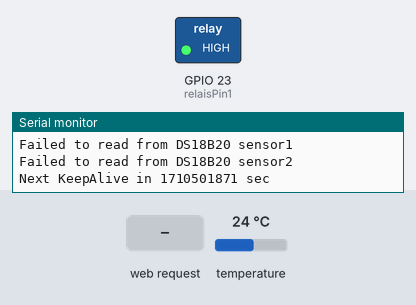
This program was run on a simulated ESP32. On the bench: switched loads named in the program (green lamp = pin HIGH), the last lines printed to the serial monitor. The inputs (shaded band) are chosen by the test bench; at power-on: temperature 24 °C. WiFi joins after 1.5 s; servers stay silent unless stated; the local clock reads 2024-03-15 10:24:30 at power-on unless the program sets it.

Above: at 5.0 s.
5.1 s: HTTP request GET /relais_on received
At 5.4 s:
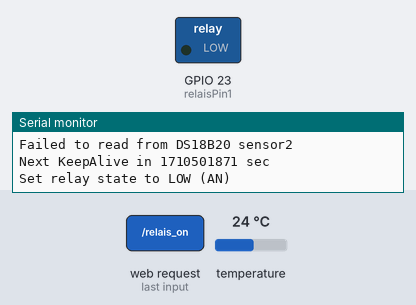
6.6 s: HTTP request GET /relais_off received
At 7.8 s:
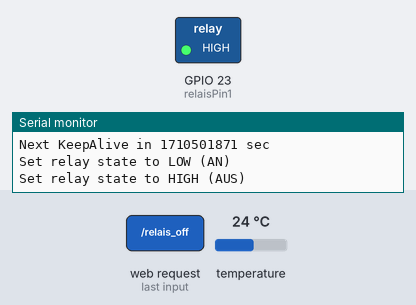
8.1 s: HTTP request GET /relais_toggle received
At 8.9 s:
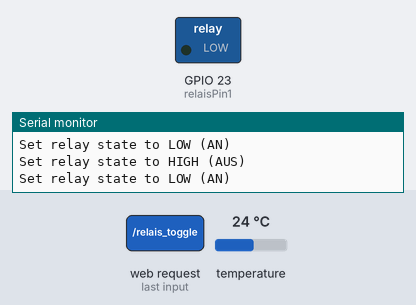
Timing chart, 0 to 10.6 s (numbered marks = the images above; inputs shaded):
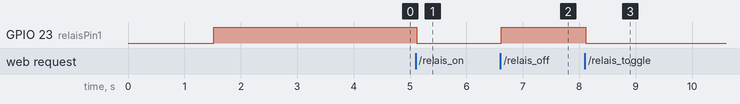

Measured:
- after the input at 5.1 s, GPIO 23 (relaisPin1): HIGH → LOW at once
- after the input at 6.6 s, GPIO 23 (relaisPin1): LOW → HIGH at once
- after the input at 8.1 s, GPIO 23 (relaisPin1): HIGH → LOW at once

The program:

main.cpp
```cpp
/*********
  Muehlgasse Umwälzpumpen Steuerung
  Es werden 3 Temperatursensoren verwendet. Die Wasserteperatur steuert das Pumpenrelais.
  Bei mehr als 55C wir die Pumpe eingeschaltet. Über den Webserver kann sie Pumpe manuell eingeschaltet werden.
  Jede Stunde schaltet die Pumpe für 30 sec ein, damit sie nicht durch zu lange Standzeiten festläuft.
*********/

// Import required libraries

#include <WiFi.h>
#include <ESPAsyncWebServer.h>
#include <OneWire.h>
#include <DallasTemperature.h>
#include <ArduinoJson.h>
#include <iomanip>


// Data wire is connected to GPIO 15
#define ONE_WIRE_BUS 15

// Setup a oneWire instance to communicate with any OneWire devices
OneWire oneWire(ONE_WIRE_BUS);

// Pass our oneWire reference to Dallas Temperature sensor
DallasTemperature sensors(&oneWire);

// Replace with your network credentials
const char* ssid = "xxxx";
const char* password = "xxxx";

// gpio pin for relais
const int relaisPin1 = 23;


// timer werden initialisiert wenn relais eingeschaltet wird
time_t lastDataRead = 0;    //zeitpunkt der letzten Sensor abfrage (alle 10 sec)
time_t relOnTime = 0;      // zeitpunkt wann das Relais eingeschaltet wurde
time_t now = 0;            // aktuelle Uhrzeit vor dem Einlesen der Sensordaten

// das relais soll automatisch jede Stunde für 30 sec eingeschaltet werden
// um den Pumpenmotor nicht zulange ausgeschaltet zu lassen. dieses wird durch setzen
// des flags signalisiert.
boolean inKeepAlivePhase = false;
time_t nextKeepAlive = 0; // time(&now) + 3600;  // Zeitpunkt wann das Relais für 30 sec angeschaltet werden soll (in einer Stunde)


// SPACE FOR json DOCUMENT wird bei aufruf von readData() befüllt (alle 10 sec)
const size_t capacity = JSON_OBJECT_SIZE(5) + 60;
DynamicJsonDocument doc(capacity);

// Create AsyncWebServer object on port 80
AsyncWebServer server(80);

String readData() {
  // Call sensors.requestTemperatures() to issue a global temperature and Requests to all devices on the bus
  //serializeJson(doc, Serial);

  String data;
  serializeJson(doc, data);

  Serial.println(data);

  return data;
}

void loadData() {
  // Call sensors.requestTemperatures() to issue a global temperature and Requests to all devices on the bus

  sensors.requestTemperatures();

  for (int i=0; i < 3; i++){
    String sensor = "temp";
    char temp = i + '0';
    sensor = sensor + temp;


    float tempC = sensors.getTempCByIndex(i);
    if(tempC == -127.00) {
      Serial.print("Failed to read from DS18B20 sensor");
      Serial.println(i);
      doc[sensor] = "00.00";

    } else {
        Serial.print("Temperature Celsius Sensor");
        Serial.print(i);
        Serial.print(": ");
        Serial.println(tempC);
        doc[sensor] = floor( tempC * 10.f + 0.5f ) / 10.f;
    }

  }
  Serial.print("Next KeepAlive in ");
  Serial.print(nextKeepAlive - now);
  Serial.println(" sec");
  String keepalive = "keepalive";
  doc[keepalive] = (nextKeepAlive - now) / 60;
  // Zeit merken wann zuletzt gelesen wurde
  time(&lastDataRead);
}

// funktion um relais einzuschalten
void relEin(){
  Serial.println("Set relay state to LOW (AN)");
    digitalWrite(relaisPin1, LOW);
    doc["relstate"] = "AN";
    time (&relOnTime); // setze zeitstempel wann eingeschaltet wurde
}

void relAus(){
  Serial.println("Set relay state to HIGH (AUS)");
  digitalWrite(relaisPin1, HIGH);
  doc["relstate"] = "AUS";
  relOnTime = 0;  // zeitstempel loeschen
  nextKeepAlive = time(NULL) + 3600; // in einer Stunde automatisch wieder für 30 sec einschalten
  inKeepAlivePhase = false; // KeepaliveFlag zurücksetzen
}

// relais automatisch einschalten, wenn noch nicht an und temp > 55 grad
boolean relAutoOn(){
  if (doc["relstate"] == "AUS" && doc["temp0"].as<float>() > 55){
    relEin();  // einschalten und anlassen
    return true;
  } else if (doc["relstate"] == "AN" && doc["temp0"].as<float>() > 55){
    return true; // anlassen
  }
  return false; // kann ausgeschaltet werden wenn der timer abgelaufen ist (900 sec nach manuellem einschalten)
}

const char index_html[] PROGMEM = R"rawliteral(
<!DOCTYPE HTML><html>
<head>
  <meta name="viewport" content="width=device-width, initial-scale=1", charset="utf-8">
  <link rel="stylesheet" href="https://use.fontawesome.com/releases/v5.7.2/css/all.css" integrity="sha384-fnmOCqbTlWIlj8LyTjo7mOUStjsKC4pOpQbqyi7RrhN7udi9RwhKkMHpvLbHG9Sr" crossorigin="anonymous">
  <style>
    html {
     font-family: Arial;
     display: inline-block;
     margin: 0px auto;
     text-align: center;
    }
    h2 { font-size: 1.5rem; }
    p { font-size: 1.5rem; }
    .units { font-size: 1.2rem; }
    .btn {
        padding: 10px 10px;
        cursor: pointer;
    }
    .btn:hover {
        background-color: rgba(167, 169, 173, 0.185);
    }
  </style>
</head>
<body onload="requestData()">
  <h2 id=time>Datum und Uhrzeit</h2>
  <p>
    <i class="fas fa-thermometer-half" style="color:#059e8a;"></i>
    <span">Wasser</span>
    <span id="temperature0">%TEMPERATURE0%</span>
    <sup class="units">&deg;C</sup>
  </p>
  <p>
    <i class="fas fa-thermometer-half" style="color:#059e8a;"></i>
    <span>Aussen</span>
    <span id="temperature1">%TEMPERATURE1%</span>
    <sup class="units">&deg;C</sup>
  </p>
  <p>
    <i class="fas fa-thermometer-half" style="color:#059e8a;"></i>
    <span>Innen</span>
    <span id="temperature2">%TEMPERATURE2%</span>
    <sup class="units">&deg;C</sup>
  </p>
  <p>
    <i id="relicon" class="btn fas fa-toggle-on" style="color:#059e8a;"  onClick="location.href='/relais_toggle'"></i>
    <span class="ds-labels">Pumpe</span>
    <span id="relstate">%RELSTATE%</span>
  </p>
  <p id="pKeep">
    <span class="ds-labels">Erhaltungslauf in</span>
    <span id="keepalive">%KEEPALIVE%</span>
    <span class="ds-labels">Min</span>
  </p>
</body>
<script>
setInterval(function () {requestData()}, 10000) ;

setInterval(function () {setDate()}, 1000) ;

function requestData(){
  var xhttp = new XMLHttpRequest();
  xhttp.onreadystatechange = function() {
    if (this.readyState == 4 && this.status == 200) {
      var data = JSON.parse(this.responseText);
      document.getElementById("temperature0").innerHTML = data.temp0;
      document.getElementById("temperature1").innerHTML = data.temp1;
      document.getElementById("temperature2").innerHTML = data.temp2;
      document.getElementById("relstate").innerHTML = data.relstate;
      document.getElementById("keepalive").innerHTML = data.keepalive;
      setRelIcon();
    }
  };
  xhttp.open("GET", "/data", true);
  xhttp.send();
}
function setRelIcon(){
        if (document.getElementById("relstate").innerHTML === "AN") {
        document.getElementById("relicon").className = "btn fas fa-toggle-on";
        document.getElementById("pKeep").style.visibility = "hidden";
      } else {
        document.getElementById("relicon").className = "btn fas fa-toggle-off";
        document.getElementById("pKeep").style.visibility = "visible";
      }
}
function setDate(){
    // get a new date (locale machine date time)
  var date = new Date();
  // get the date as a string
  var n = date.toLocaleString('de-DE');
  document.getElementById('time').innerHTML = n;
}
setDate();
setRelIcon();
</script>
</html>)rawliteral";

// Replaces placeholder with DHT values
String processor(const String& var){
  //Serial.println(var);
  if(var == "TEMPERATURE0"){
    return doc["temp0"];
  }
  else if(var == "TEMPERATURE1"){
    return doc["temp1"];
  }
  else if(var == "TEMPERATURE2"){
    return doc["temp2"];
  }
  else if(var == "RELSTATE"){
    return doc["relstate"];
  }
  else if(var == "KEEPALIVE"){
    return doc["keepalive"];
  }
  return String();
}

void setup(){
  // Serial port for debugging purposes
  Serial.begin(9600);
  //Serial.println();

  // Start up the DS18B20 library
  sensors.begin();

  // Connect to Wi-Fi
  WiFi.begin(ssid, password);
  delay(1000);

  // setup gpio pin
  pinMode(relaisPin1, OUTPUT);

  Serial.println("Connecting to WiFi");
  while (WiFi.status() != WL_CONNECTED) {
    delay(500);
    Serial.print(".");
  }
  Serial.println();

  // Print ESP Local IP Address
  Serial.println(WiFi.localIP());

  // beim hochfahren relais ausschalten
  relAus();
  // und sensordaten einlesen
  loadData();

  // Route for root / web page
  server.on("/", HTTP_GET, [](AsyncWebServerRequest *request){

    request->send_P(200, "text/html", index_html, processor);
  });
  server.on("/data", HTTP_GET, [](AsyncWebServerRequest *request){
    request->send_P(200, "text/plain", readData().c_str());
  });
  server.on("/temperature0", HTTP_GET, [](AsyncWebServerRequest *request){
    request->send_P(200, "text/plain", processor("TEMPERATURE0").c_str());
  });
  server.on("/temperature1", HTTP_GET, [](AsyncWebServerRequest *request){
    request->send_P(200, "text/plain", processor("TEMPERATURE1").c_str());
  });
  server.on("/temperature2", HTTP_GET, [](AsyncWebServerRequest *request){
    request->send_P(200, "text/plain", processor("TEMPERATURE2").c_str());
  });
  server.on("/relais_on", HTTP_GET, [](AsyncWebServerRequest *request){
    relEin();
    request->send_P(200, "text/plain", doc["relstate"]);
  });
  server.on("/relais_off", HTTP_GET, [](AsyncWebServerRequest *request){
    relAus();
    request->send_P(200, "text/plain", doc["relstate"]);
  });
   server.on("/relais_state", HTTP_GET, [](AsyncWebServerRequest *request){
    request->send_P(200, "text/plain", doc["relstate"]);
  });
  server.on("/relais_toggle", HTTP_GET, [](AsyncWebServerRequest *request){
    if (doc["relstate"] == "AUS") {
      relEin();
    } else {
      relAus();
    }
    request->redirect("/");
  });
  // Start server
  server.begin();
}
// pruefe die WLan Verbindung
void loop(){
    int wifi_retry = 0;
  while(WiFi.status() != WL_CONNECTED && wifi_retry < 5 ) {
      wifi_retry++;
      Serial.println("WiFi not connected. Try to reconnect");
      WiFi.disconnect();
      WiFi.mode(WIFI_OFF);
      WiFi.mode(WIFI_STA);
      WiFi.begin(ssid, password);
      delay(100);
  }
  if(wifi_retry >= 5) {
      Serial.println("\nReboot");
      ESP.restart();
  }

  // lese die sensoren alle 10 sec neu ein
  time(&now);
  if (lastDataRead > 0 && now - lastDataRead > 10 ){
    loadData();
  }
  // Keepalive starten wenn eine Stunde vergangen ist und das Relais ausgeschaltet ist
  if (relOnTime == 0 && now > nextKeepAlive) {
     relEin();
     inKeepAlivePhase = true;
     Serial.println("Keepalive phase started");
  }

  // pruefen wie lange das relais schon ON ist. Nach 60 min (in keepalive nach 30) OFF schalten, sofern es nicht automatisch on sein soll
 if (relAutoOn() == false){
    if (inKeepAlivePhase){
      if (relOnTime > 0 && now - relOnTime > 30 ){
        relAus();
        Serial.println("Keepalive phase stoped");
      }
    } else {
      if (relOnTime > 0 && now - relOnTime > 3600 ){
        relAus();
      }
    }
 }

}
```
